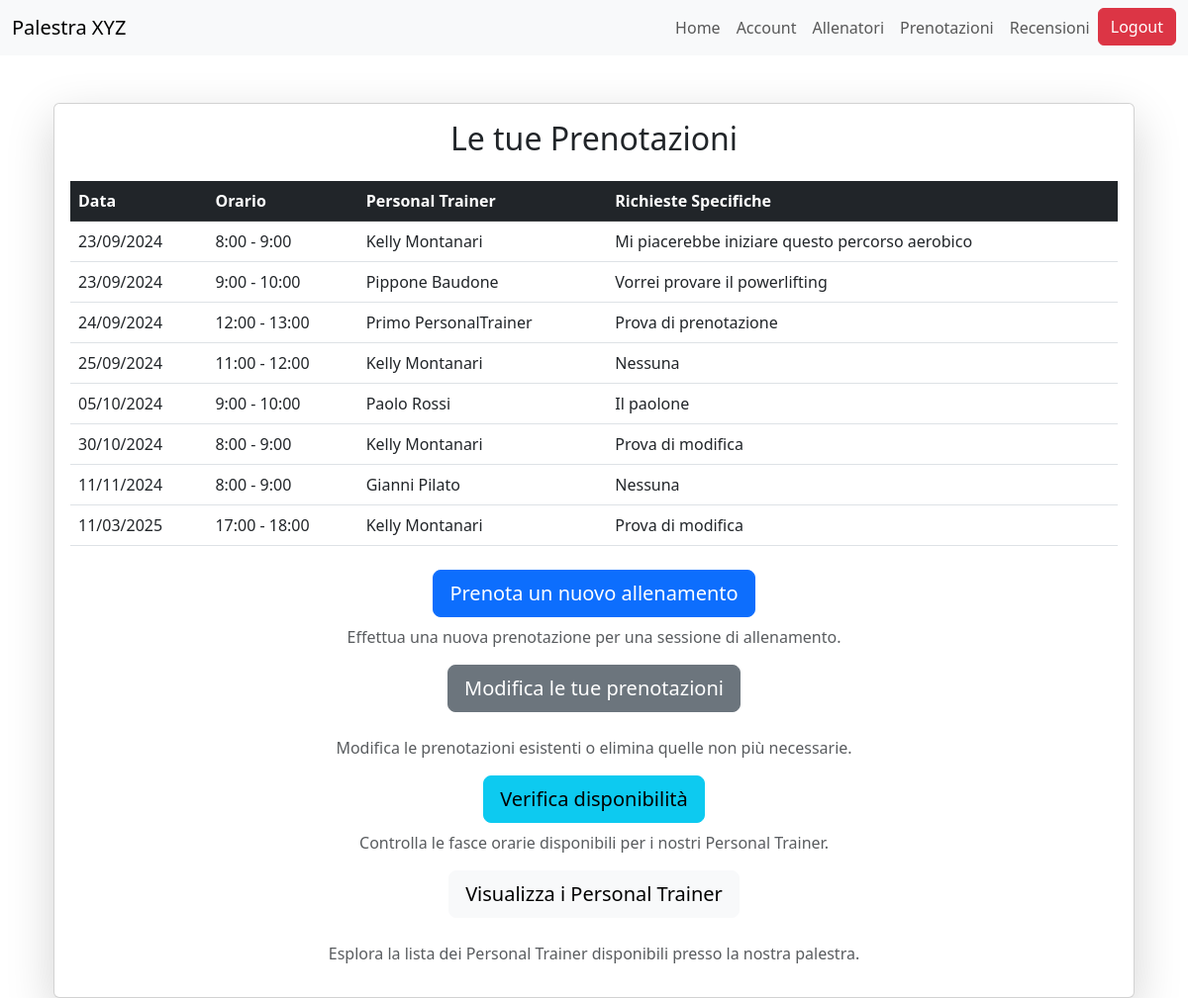
Before: /bookings/ (signed in) with the older database file.
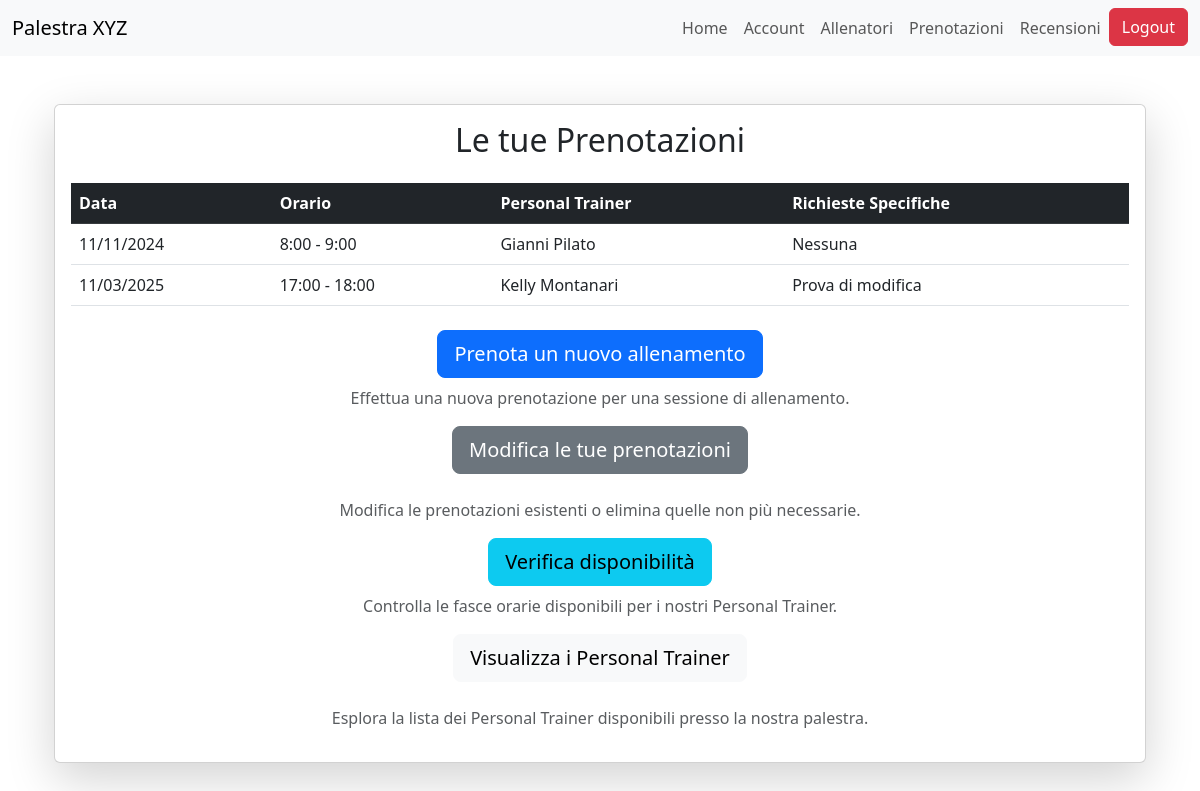
After: the same page with the newer database file.
### bookings/models.py (models this page shows, shortened)
class Prenotazione(models.Model):
    registrato_utente = models.ForeignKey(RegistratoUtente, on_delete=models.CASCADE)
    personal_trainer = models.ForeignKey(PersonalTrainer, on_delete=models.CASCADE)
    richieste_specifiche = models.TextField(max_length=500, blank=True, null=True)
    ORARI_FASCIA = [
        (8, '8:00 - 9:00'),
        (9, '9:00 - 10:00'),
        (10, '10:00 - 11:00'),
        (11, '11:00 - 12:00'),
        (12, '12:00 - 13:00'),
        (13, '13:00 - 14:00'),
        (14, '14:00 - 15:00'),
        (15, '15:00 - 16:00'),
        (16, '16:00 - 17:00'),
        (17, '17:00 - 18:00'),
        (18, '18:00 - 19:00'),
    ]
    fascia_oraria = models.IntegerField(choices=ORARI_FASCIA)
    data_prenotazione = models.DateField()
    class Meta:
        unique_together = ('personal_trainer', 'fascia_oraria', 'data_prenotazione')
        verbose_name_plural = "Prenotazioni"

### trainers/models.py (models this page shows, shortened)
class PersonalTrainer(models.Model):
    user = models.OneToOneField(User, on_delete=models.CASCADE)
    nome = models.CharField(max_length=100)
    cognome = models.CharField(max_length=100)
    data_di_nascita = models.DateField()
    bio = models.TextField(max_length=500)
    SCELTA_PREFERENZE = [
        ("BB", "BodyBuilding"),
        ("PL", "PowerLifting"),
        ("CL", "Calisthenics"),
        ("ST", "StrongMen"),
        ("YG", "Yoga"),
        ("PS", "Pilates"),
        ("AR", "Aerobico")
    ]
    preferenze = models.CharField(max_length=2, choices=SCELTA_PREFERENZE)
    immagine_profilo = models.ImageField(upload_to=foto_profilo_upload_path, blank=True, null=True)
    competenze = models.TextField(max_length=500, default='Nessuna competenza')
    class Meta:
        verbose_name = "Personal Trainer"
        verbose_name_plural = "Personal Trainers"

### bookings/views.py (the view)
# urls.py: path('', views.bookings_homepage, name='home_page'),
@login_required
def bookings_homepage(request):
    prenotazioni = Prenotazione.objects.filter(registrato_utente__user=request.user).order_by('data_prenotazione', 'fascia_oraria')
    return render(request, 'bookings/bookings_homepage.html', {'prenotazioni': prenotazioni})

### bookings/templates/bookings/bookings_homepage.html
{% extends 'bookings/base.html' %}
{% block content %}
<div class="container mt-5">
    <div class="card shadow-lg">
        <div class="card-body">
            <h2 class="text-center mb-4">Le tue Prenotazioni</h2>
            {% if not user.registratoutente %}
                <div class="alert alert-warning text-center mt-4">
                    <p>Completa il tuo profilo per accedere alle funzionalità di prenotazione.</p>
                    <a href="{% url 'accounts:inserimento_dati_utente' %}" class="btn btn-primary">Completa il Profilo</a>
                </div>
            {% else %}
                {% if prenotazioni %}
                    <table class="table table-hover">
                        <thead class="table-dark">
                            <tr>
                                <th>Data</th>
                                <th>Orario</th>
                                <th>Personal Trainer</th>
                                <th>Richieste Specifiche</th>
                            </tr>
                        </thead>
                        <tbody>
                            {% for prenotazione in prenotazioni %}
                                <tr>
                                    <td>{{ prenotazione.data_prenotazione|date:"d/m/Y" }}</td>
                                    <td>{{ prenotazione.get_fascia_oraria_display }}</td>
                                    <td>{{ prenotazione.personal_trainer.nome }} {{ prenotazione.personal_trainer.cognome }}</td>
                                    <td>{{ prenotazione.richieste_specifiche|default:"Nessuna" }}</td>
                                </tr>
                            {% endfor %}
                        </tbody>
                    </table>
                {% else %}
                    <div class="alert alert-warning text-center" role="alert">
                        Non hai ancora effettuato alcuna prenotazione.
                    </div>
                {% endif %}
                <div class="text-center mt-4">
                    <a href="{% url 'bookings:crea_prenotazione' %}" class="btn btn-primary btn-lg mb-2">
                        Prenota un nuovo allenamento
                    </a>
                    <p class="text-muted">Effettua una nuova prenotazione per una sessione di allenamento.</p>
                    <a href="{% url 'bookings:modifica_prenotazioni' %}" class="btn btn-secondary btn-lg mb-4">
                        Modifica le tue prenotazioni
                    </a>
                    <p class="text-muted">Modifica le prenotazioni esistenti o elimina quelle non più necessarie.</p>
                    <a href="{% url 'trainers:disponibilita_personal_trainers' %}" class="btn btn-info btn-lg mb-2">
                        Verifica disponibilità
                    </a>
                    <p class="text-muted">Controlla le fasce orarie disponibili per i nostri Personal Trainer.</p>
                    <a href="{% url 'trainers:elenco_personal_trainers_ordinato' %}" class="btn btn-light btn-lg mb-4">
                        Visualizza i Personal Trainer
                    </a>
                    <p class="text-muted">Esplora la lista dei Personal Trainer disponibili presso la nostra palestra.</p>
                </div>
            {% endif %}
        </div>
    </div>
</div>
{% endblock %}

Changed rows visible on the page:
removed Prenotazione: data_prenotazione "23/09/2024", fascia_oraria "8:00 - 9:00", personal_trainer.nome "Kelly", personal_trainer.cognome "Montanari", richieste_specifiche "Mi piacerebbe iniziare questo percorso aerobico"
removed Prenotazione: data_prenotazione "23/09/2024", fascia_oraria "9:00 - 10:00", personal_trainer.nome "Pippone", personal_trainer.cognome "Baudone", richieste_specifiche "Vorrei provare il powerlifting"
removed Prenotazione: data_prenotazione "24/09/2024", fascia_oraria "12:00 - 13:00", personal_trainer.nome "Primo", personal_trainer.cognome "PersonalTrainer", richieste_specifiche "Prova di prenotazione"
removed Prenotazione: data_prenotazione "25/09/2024", fascia_oraria "11:00 - 12:00", personal_trainer.nome "Kelly", personal_trainer.cognome "Montanari", richieste_specifiche "Nessuna"
removed Prenotazione: data_prenotazione "05/10/2024", fascia_oraria "9:00 - 10:00", personal_trainer.nome "Paolo", personal_trainer.cognome "Rossi", richieste_specifiche "Il paolone"
removed Prenotazione: data_prenotazione "30/10/2024", fascia_oraria "8:00 - 9:00", personal_trainer.nome "Kelly", personal_trainer.cognome "Montanari", richieste_specifiche "Prova di modifica"
